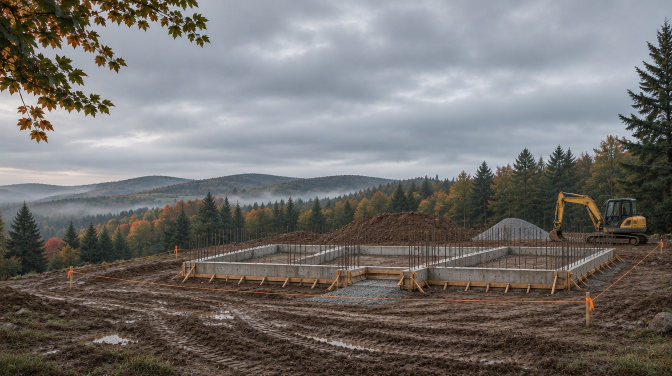
#> input picture construction-scroll/tools/keyframes/stage1.jpg, 1344 x 752 px (shown at 1/2 size); its folder holds 4 pictures in this run
$ python build_frames.py
#> lines starting #> are read from the running program, lines starting #| are printed output that depends on the picture
#!/usr/bin/env python3
"""
Builds the scroll frame sequence from 7 still keyframes (one per stage):
slow camera push, cross-fades between the construction stages (same camera),
and "walk-in" zooms for exterior -> entrance -> interior.

    python3 tools/build_frames.py

Input : tools/keyframes/stage1.jpg ... stage7.jpg  (16:9, same camera for 1-4 and 7)
Output: frames/frame_001.webp ... frame_120.webp           (desktop, 1280x720)
        frames/mobile/frame_001.webp ... frame_120.webp    (mobile, 540x960)

When you have a real video of the build, you don't need this script:
extract the frames with ffmpeg instead (see README).
Requires Pillow (with WebP).
"""
import argparse
import os

from PIL import Image, ImageDraw, ImageFilter

ROOT = os.path.dirname(os.path.dirname(os.path.abspath(__file__)))
KEYS = os.path.join(ROOT, "tools", "keyframes")

N_FRAMES = 120
N_STAGES = 7
FADE_START = 0.72  # part of each stage after which the cross-fade to the next one begins

# Point each camera zooms toward (x, y as 0-1 of the image)
HOUSE = (0.62, 0.45)       # house centre on the exterior views (stages 1-4, 7)
DOOR_ON_EXTERIOR = (0.607, 0.60)
OPEN_DOOR = (0.44, 0.55)   # stage 5 (entrance)
INTERIOR = (0.50, 0.45)    # stage 6 (living room)

# Horizontal centre kept on phones, per stage
MOBILE_CX = [0.60, 0.62, 0.62, 0.62, 0.45, 0.50, 0.62]


def smooth(t):
    t = max(0.0, min(1.0, t))
    return t * t * (3 - 2 * t)


# [80 lines left out: functions view, frame_at, mobile, not called in this run]


def main():
    ap = argparse.ArgumentParser()
    ap.add_argument("--frames", type=int, default=N_FRAMES)
    ap.add_argument("--quality", type=int, default=62)
    args = ap.parse_args()

    keys = [Image.open(os.path.join(KEYS, f"stage{i}.jpg")).convert("RGB") for i in range(1, N_STAGES + 1)]
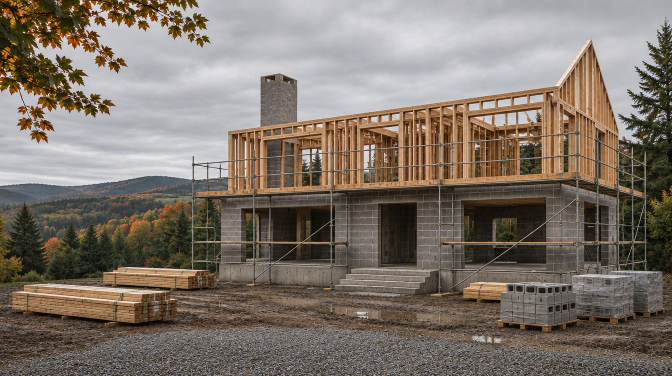
#> input picture construction-scroll/tools/keyframes/stage2.jpg, 1344 x 752 px (shown at 1/2 size)
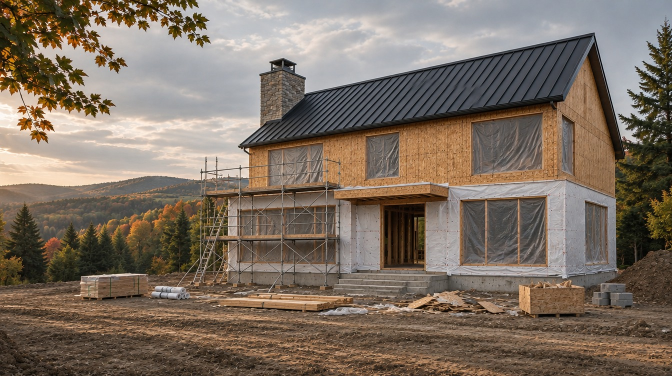
#> input picture construction-scroll/tools/keyframes/stage3.jpg, 1344 x 752 px (shown at 1/2 size)
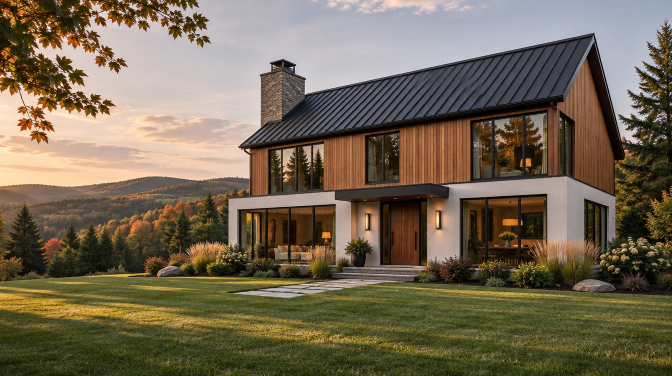
#> input picture construction-scroll/tools/keyframes/stage4.jpg, 1344 x 752 px (shown at 1/2 size)
    out_d = os.path.join(ROOT, "frames")
    out_m = os.path.join(out_d, "mobile")
    os.makedirs(out_m, exist_ok=True)
    for f in os.listdir(out_d):
        if f.endswith(".webp"):
            os.remove(os.path.join(out_d, f))
    for f in os.listdir(out_m):
        if f.endswith(".webp"):
            os.remove(os.path.join(out_m, f))

    for i in range(args.frames):
        t = i / (args.frames - 1)
        img, cx = frame_at(keys, t, (1600, 900))
        desk = img.resize((1280, 720), Image.LANCZOS)
        name = f"frame_{i + 1:03d}.webp"
        desk.save(os.path.join(out_d, name), "WEBP", quality=args.quality - 8, method=6)
        mobile(img, cx).resize((540, 960), Image.LANCZOS).save(os.path.join(out_m, name), "WEBP", quality=args.quality, method=6)
        print(f"\r{i + 1}/{args.frames}", end="", flush=True)
    print()


if __name__ == "__main__":
#> (the run stopped early here; a loop or call above may not have finished)
